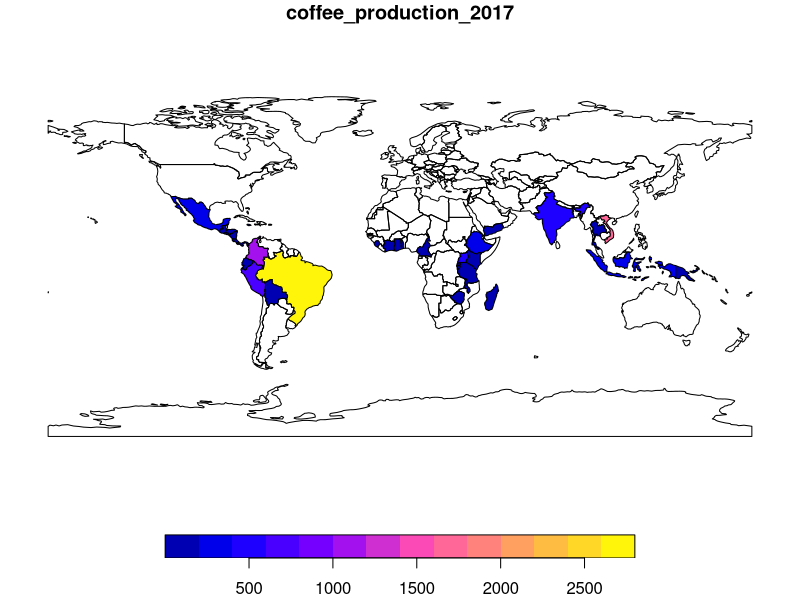

Recreate this plot in R.
## ---- chunk 1
#| label: load-r-packages
#| message: false
library(sf)
library(terra)
library(tidyverse)
library(spData)
## ---- chunk 2
methods(class = "sf")[1:10]
## ---- chunk 3
class(world)
## ---- chunk 4
dim(world)
## ---- chunk 5
world_df <- st_drop_geometry(world)
ncol(world_df)
## ---- chunk 6
# Subset rows by position
world[1:6, ]
# Subset columns by position
world[, 1:3]
# Subset rows and columns by position
world[1:6, 1:3]
# Columns by name
world[, c("name_long", "pop")]
# Logical indices
world[, c(
  TRUE,
  TRUE,
  FALSE,
  FALSE,
  FALSE,
  FALSE,
  FALSE,
  TRUE,
  TRUE,
  FALSE,
  FALSE
)]
## ---- chunk 7
i_small = world$area_km2 < 10000
summary(i_small)
small_countries = world[i_small, ]
small_countries
## ---- chunk 8
small_countries = world[world$area_km2 < 10000, ]
small_countries
## ---- chunk 9
small_countries = subset(world, area_km2 < 10000)
small_countries
## ---- chunk 10
pull(world, pop)[1:5]
world$pop[1:5]
world[["pop"]][1:5]
## ---- chunk 11
world7 = world |>
  filter(continent == "Asia") |>
  select(name_long, continent) |>
  slice(1:5)
world7
## ---- chunk 12
world9_filtered = filter(world, continent == "Asia")
world9_selected = select(world9_filtered, continent)
world9 = slice(world9_selected, 1:5)
world9
## ---- chunk 13
world_agg1 = aggregate(
  pop ~ continent,
  FUN = sum,
  data = world,
  na.rm = TRUE
)
world_agg1
## ---- chunk 14
world_agg2 = aggregate(
  world["pop"],
  by = list(world$continent),
  FUN = sum,
  na.rm = TRUE
)
world_agg2
## ---- chunk 15
world_agg3 = world |>
  group_by(continent) |>
  summarize(pop = sum(pop, na.rm = TRUE))
world_agg3
## ---- chunk 16
world_agg5 = world |>
  st_drop_geometry() |>
  select(pop, continent, area_km2) |>
  group_by(continent) |>
  summarise(
    pop = sum(pop, na.rm = TRUE),
    area = sum(area_km2),
    n = n()
  ) |>
  ungroup() |>
  mutate(density = round(pop / area)) |>
  slice_max(pop, n = 3) |>
  arrange(desc(n))
world_agg5
## ---- chunk 17
coffee_data |>
  glimpse()
## ---- chunk 18
world_coffee = world |>
  left_join(
    y = coffee_data,
    by = join_by(name_long)
  )

class(world_coffee)
nrow(world_coffee)
## ---- chunk 19
names(world_coffee)
## ---- chunk 20
plot(world_coffee[, "coffee_production_2017"])
## ---- chunk 21
world_coffee_inner = world |>
  inner_join(
    y = coffee_data,
    by = join_by(name_long)
  )
nrow(world_coffee_inner)
## ---- chunk 22
world_new = world |>
  mutate(pop_dens = pop / area_km2)
world_new |>
  glimpse()
